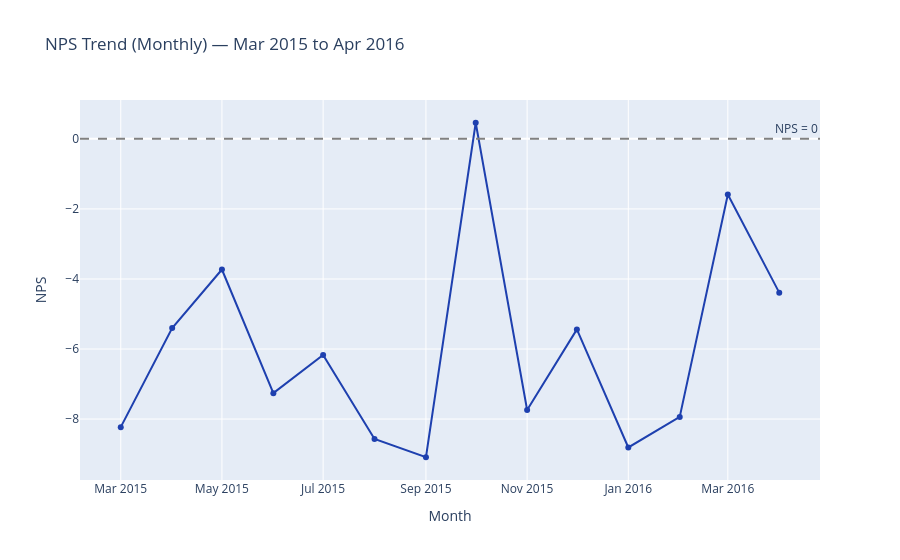

The notebook cell saved with this chart:
### Markdown cell above
## 9. NPS Trend Over Time

### Code cell
trend = nps_trend(df_banking, date_col="date_received", freq="M")
print(f"Dataset spans: {trend['period'].iloc[0]} to {trend['period'].iloc[-1]} ({len(trend)} months)")
print(f"NPS range: {trend['nps'].min():.2f} to {trend['nps'].max():.2f}")

fig = px.line(
    trend, x="period", y="nps",
    title="NPS Trend (Monthly) — Mar 2015 to Apr 2016",
    labels={"period": "Month", "nps": "NPS"},
    markers=True,
    color_discrete_sequence=["#1e40af"],
)
fig.add_hline(y=0, line_dash="dash", line_color="gray", annotation_text="NPS = 0")
fig.show()

### Figure 1 — Plotly figure (JSON) as saved in the notebook; plotly's stock layout.template omitted (floating-point values rounded to 4 significant figures)
{"data": [{"hovertemplate": "Month=%{x}<br>NPS=%{y}<extra></extra>", "legendgroup": "", "line": {"color": "#1e40af", "dash": "solid"}, "marker": {"symbol": "circle"}, "mode": "lines+markers", "name": "", "orientation": "v", "showlegend": false, "type": "scatter", "x": ["2015-03", "2015-04", "2015-05", "2015-06", "2015-07", "2015-08", "2015-09", "2015-10", "2015-11", "2015-12", "2016-01", "2016-02", "2016-03", "2016-04"], "xaxis": "x", "y": [-8.23, -5.4, -3.73, -7.26, -6.17, -8.57, -9.09, 0.46, -7.74, -5.44, -8.81, -7.94, -1.59, -4.39], "yaxis": "y"}], "layout": {"annotations": [{"showarrow": false, "text": "NPS = 0", "x": 1, "xanchor": "right", "xref": "x domain", "y": 0, "yanchor": "bottom", "yref": "y"}], "legend": {"tracegroupgap": 0}, "shapes": [{"line": {"color": "gray", "dash": "dash"}, "type": "line", "x0": 0, "x1": 1, "xref": "x domain", "y0": 0, "y1": 0, "yref": "y"}], "title": {"text": "NPS Trend (Monthly) — Mar 2015 to Apr 2016"}, "xaxis": {"anchor": "y", "domain": [0, 1], "title": {"text": "Month"}}, "yaxis": {"anchor": "x", "domain": [0, 1], "title": {"text": "NPS"}}}}
